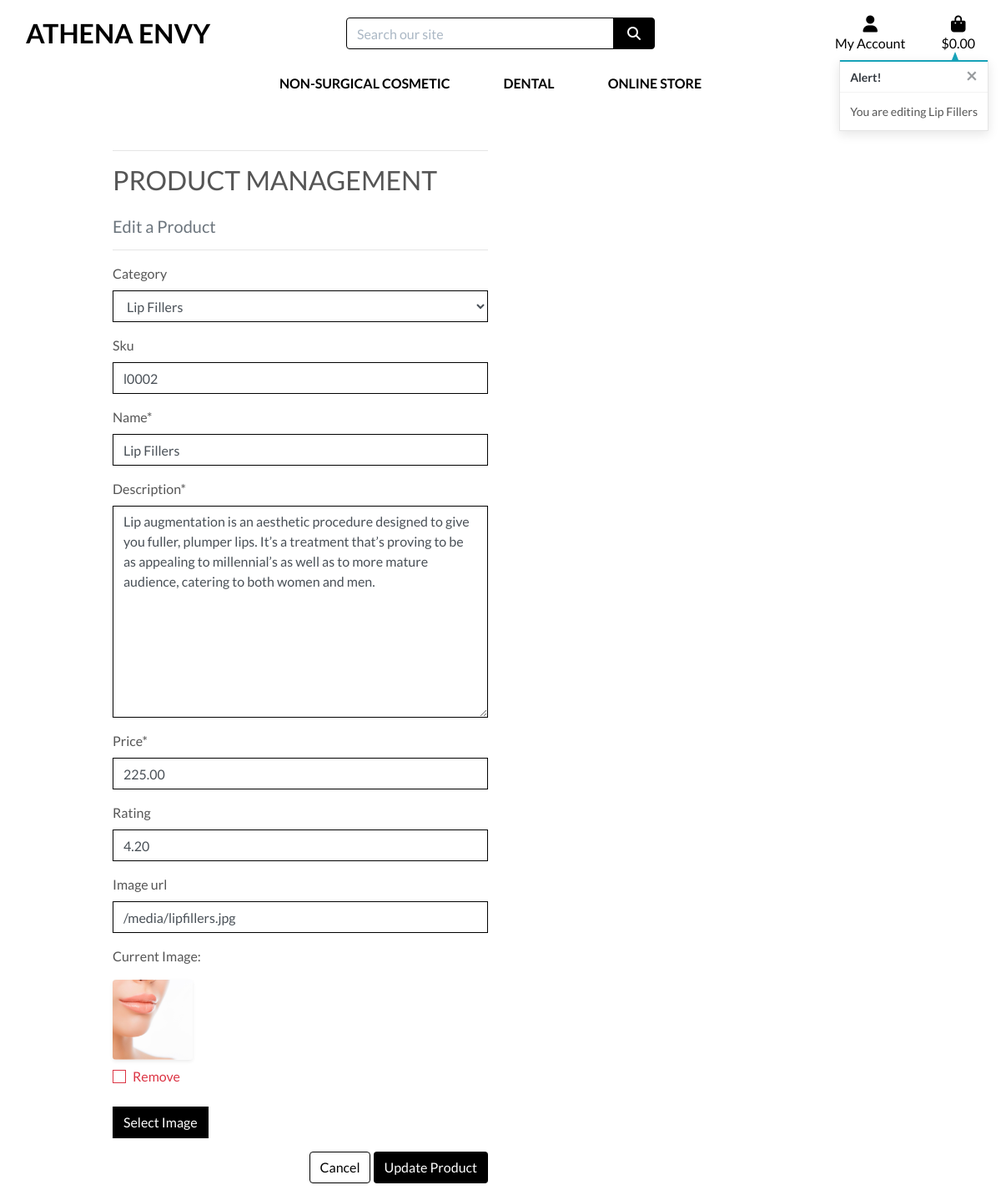
The app's page /products/edit/2/ (signed in) with its own data.
### products/models.py (models this page shows, shortened)
class Product(models.Model):
    category = models.ForeignKey('Category', null=True, blank=True, on_delete=models.SET_NULL)
    sku = models.CharField(max_length=254, null=True, blank=True)
    name = models.CharField(max_length=254)
    description = models.TextField()
    price = models.DecimalField(max_digits=6, decimal_places=2)
    rating = models.DecimalField(max_digits=6, decimal_places=2, null=True, blank=True)
    image_url = models.URLField(max_length=1024, null=True, blank=True)
    image = models.ImageField(null=True, blank=True)

### products/views.py (the view)
# urls.py: path('edit/<int:product_id>/', views.edit_product, name='edit_product'),
@login_required
def edit_product(request, product_id):
    if not request.user.is_superuser:
        messages.error(request, 'Sorry, only store owners can do that.')
        return redirect(reverse('home'))
    product = get_object_or_404(Product, pk=product_id)
    if request.method == 'POST':
        form = ProductForm(request.POST, request.FILES, instance=product)
        if form.is_valid():
            form.save()
            messages.success(request, 'Successfully updated product!')
            return redirect(reverse('product_detail', args=[product.id]))
        else:
            messages.error(request, 'Failed to update product. Please ensure the form is valid.')
    else:
        form = ProductForm(instance=product)
        messages.info(request, f'You are editing {product.name}')
    template = 'products/edit_product.html'
    context = {
        'form': form,
        'product': product,
    }
    return render(request, template, context)

### products/forms.py
class ProductForm(forms.ModelForm):
    class Meta:
        model = Product
        fields = '__all__'
    image = forms.ImageField(label='Image', required=False, widget=CustomClearableFileInput)
    def __init__(self, *args, **kwargs):
        super().__init__(*args, **kwargs)
        categories = Category.objects.all()
        friendly_names = [(c.id, c.get_friendly_name()) for c in categories]
        self.fields['category'].choices = friendly_names
        for field_name, field in self.fields.items():
            field.widget.attrs['class'] = 'border-black rounded-0'

### bag/contexts.py (called while the page is built, shortened)
def bag_contents(request):
    bag_items = []
    total = 0
    product_count = 0
    bag = request.session.get('bag', {})
    if total < settings.FREE_DELIVERY_THRESHOLD:
        delivery = total * Decimal(settings.STANDARD_DELIVERY_PERCENTAGE / 100)
        free_delivery_delta = settings.FREE_DELIVERY_THRESHOLD - total
    else:
        delivery = 0
        free_delivery_delta = 0
    grand_total = delivery + total
    context = {
        'bag_items': bag_items,
        'total': total,
        'product_count': product_count,
        'delivery': delivery,
        'free_delivery_delta': free_delivery_delta,
        'free_delivery_threshold': settings.FREE_DELIVERY_THRESHOLD,
        'grand_total': grand_total,
    }
    return context

### products/models.py (called while the page is built)
    def get_friendly_name(self):
        return self.friendly_name

### products/templates/products/edit_product.html (shortened to what this page needs)
{% extends "base.html" %}
{% load static %}
{% block page_header %}
    <div class="container header-container">
    </div>
{% endblock %}
{% block content %}
    <div class="overlay"></div>
    <div class="container">
        <div class="row">
            <div class="col-12 col-md-6">
                <hr>
                <h2 class="logo-font mb-4">Product Management</h2>
                <h5 class="text-muted">Edit a Product</h5>
                <hr>
            </div>
        </div>
        <div class="row">
            <div class="col-12 col-md-6">
                <form method="POST" action="{% url 'edit_product' product.id %}" class="form mb-2" enctype="multipart/form-data">
                    {% for field in form %}
                        {% if field.name != 'image' %}
                            {{ field | as_crispy_field }}
                        {% else %}
                            {{ field }}
                        {% endif %}
                    {% endfor %}
                    <div class="text-right">
                        <a class="btn btn-outline-black rounded-1" href="{% url 'products' %}">Cancel</a>
                        <button class="btn btn-black rounded-1" type="submit">Update Product</button>
                    </div>
                </form>
            </div>
        </div>
    </div>
{% endblock %}

### static/css/base.css (style rules this page uses)
html { height: 100%; }
body { background: url('/media/header.jpg') no-repeat center center fixed; background-size: cover; height: calc(100vh - 164px); color: #555; font-family: 'Lato'; }
.logo-font { text-transform: uppercase; }
.btn-black { background: black; color: white; }
.btn-outline-black { background: white; color: black !important; border: 1px solid black; }
.border-black { border: 1px solid black !important; }
.overlay { height: 100%; width: 100%; top: 0; left: 0; position: fixed; background: white; z-index: -1; }
@media (min-width: 1200px) { .container { max-width: 80%; } }
@media (min-width: 992px) { .header-container { padding-top: 164px; } }

### records on screen
Product: category "Lip Fillers" "l0002" "Lip Fillers" "Lip augmentation is an aesthetic procedure designed to give you fuller, plumper lips. It’s a treatment that’s proving to be as appealing to millennial’s as well as to more mature audience, catering to both women and men." "225.00" "4.20" "/media/lipfillers.jpg"

### other values on screen
{{ message }} "You are editing Lip Fillers"
{{ widget.initial_text }} "Current Image"
{{ widget.clear_checkbox_label }} "Remove"
